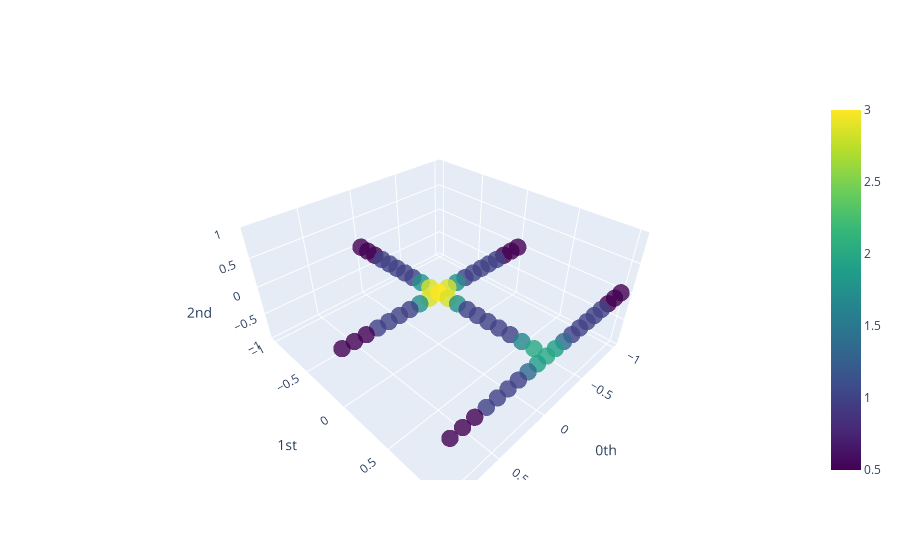

Source (notebook cell):
### Markdown cell above
Here, there are 4 different types of points:
- 'edge points', with no local structure;
- 'line points', which locally look like one-dimensional lines;
- 'intersection points' which locally look like an X;
- 'intersection points' which locally look like a T.

The next block looks at the local homology features!

### Code cell
# Initialize the radius local homology transformer.
radii = (0.21, 0.61)
homology_dimensions = (0, 1)
n_jobs = -1
r_lh = RadiusLocalVietorisRips(radii=radii,
                               homology_dimensions=homology_dimensions,
                               n_jobs=n_jobs)

# Construct and apply the pipeline
pipe = make_pipeline(r_lh,
                     mod_pe)
loc_dim_features = pipe.fit_transform(lines)

# Find the column index for homology dimension 1 in `loc_dim_features`.
dimension = 1
dim_index = homology_dimensions.index(dimension)
colors = loc_dim_features[:, dim_index]

# Plot the point cloud using the results in the chosen local homology dimension
plot_coloured_cloud(lines, colors)

### Figure 1 — Plotly figure (JSON) as saved in the notebook; plotly's stock layout.template omitted (floating-point values rounded to 4 significant figures)
{"data": [{"marker": {"color": [0.5, 0.5, 0.5, 1, 1, 1, 1, 1, 1.767, 2.853, 3, 2.853, 1.767, 1, 1, 1, 1, 0.5, 0.5, 0.5, 0.5, 0.5, 0.5, 1, 1, 1, 1, 1, 1.767, 2.853, 3, 2.853, 1.767, 1, 1, 1, 1, 1, 1.64, 1.995, 0.5, 0.5, 0.5, 1, 1, 1, 1, 1, 1.359, 1.905, 2, 1.905, 1.359, 1, 1, 1, 1, 0.5, 0.5, 0.5], "colorscale": [[0, "#440154"], [0.1111, "#482878"], [0.2222, "#3e4989"], [0.3333, "#31688e"], [0.4444, "#26828e"], [0.5556, "#1f9e89"], [0.6667, "#35b779"], [0.7778, "#6ece58"], [0.8889, "#b5de2b"], [1, "#fde725"]], "opacity": 0.8, "showscale": true, "size": 6}, "mode": "markers", "text": ["color: 0.5", "color: 0.5", "color: 0.5", "color: 1.0", "color: 1.0", "color: 1.0", "color: 1.0", "color: 1.0", "color: 1.767270311414394", "color: 2.8529829077055604", "color: 3.0", "color: 2.8529829077055604", "color: 1.767270311414394", "color: 1.0", "color: 1.0", "color: 1.0", "color: 1.0", "color: 0.5", "color: 0.5", "color: 0.5", "color: 0.5", "color: 0.5", "color: 0.5", "color: 1.0", "color: 1.0", "color: 1.0", "color: 1.0", "color: 1.0", "color: 1.767270311414394", "color: 2.8529829077055604", "color: 3.0", "color: 2.8529829077055604", "color: 1.767270311414394", "color: 1.0", "color: 1.0", "color: 1.0", "color: 1.0", "color: 1.0", "color: 1.6404504739644976", "color: 1.9946807995859", "color: 0.5", "color: 0.5", "color: 0.5", "color: 1.0", "color: 1.0", "color: 1.0", "color: 1.0", "color: 1.0", "color: 1.3588399010954513", "color: 1.9045848769357443", "color: 2.0", "color: 1.9045848769357443", "color: 1.3588399010954513", "color: 1.0", "color: 1.0", "color: 1.0", "color: 1.0", "color: 0.5", "color: 0.5", "color: 0.5"], "type": "scatter3d", "x": [-1, -0.9, -0.8, -0.7, -0.6, -0.5, -0.4, -0.3, -0.2, -0.1, -2.22e-16, 0.1, 0.2, 0.3, 0.4, 0.5, 0.6, 0.7, 0.8, 0.9, 0, 0, 0, 0, 0, 0, 0, 0, 0, 0, 0, 0, 0, 0, 0, 0, 0, 0, 0, 0, -1, -0.9, -0.8, -0.7, -0.6, -0.5, -0.4, -0.3, -0.2, -0.1, -2.22e-16, 0.1, 0.2, 0.3, 0.4, 0.5, 0.6, 0.7, 0.8, 0.9], "y": [0, 0, 0, 0, 0, 0, 0, 0, 0, 0, 0, 0, 0, 0, 0, 0, 0, 0, 0, 0, -1, -0.9, -0.8, -0.7, -0.6, -0.5, -0.4, -0.3, -0.2, -0.1, -2.22e-16, 0.1, 0.2, 0.3, 0.4, 0.5, 0.6, 0.7, 0.8, 0.9, 1, 1, 1, 1, 1, 1, 1, 1, 1, 1, 1, 1, 1, 1, 1, 1, 1, 1, 1, 1], "z": [0, 0, 0, 0, 0, 0, 0, 0, 0, 0, 0, 0, 0, 0, 0, 0, 0, 0, 0, 0, 0, 0, 0, 0, 0, 0, 0, 0, 0, 0, 0, 0, 0, 0, 0, 0, 0, 0, 0, 0, 0, 0, 0, 0, 0, 0, 0, 0, 0, 0, 0, 0, 0, 0, 0, 0, 0, 0, 0, 0]}], "layout": {"scene": {"xaxis": {"exponentformat": "e", "showexponent": "all", "title": {"text": "0th"}, "type": "linear"}, "yaxis": {"exponentformat": "e", "showexponent": "all", "title": {"text": "1st"}, "type": "linear"}, "zaxis": {"exponentformat": "e", "showexponent": "all", "title": {"text": "2nd"}, "type": "linear"}}}}
